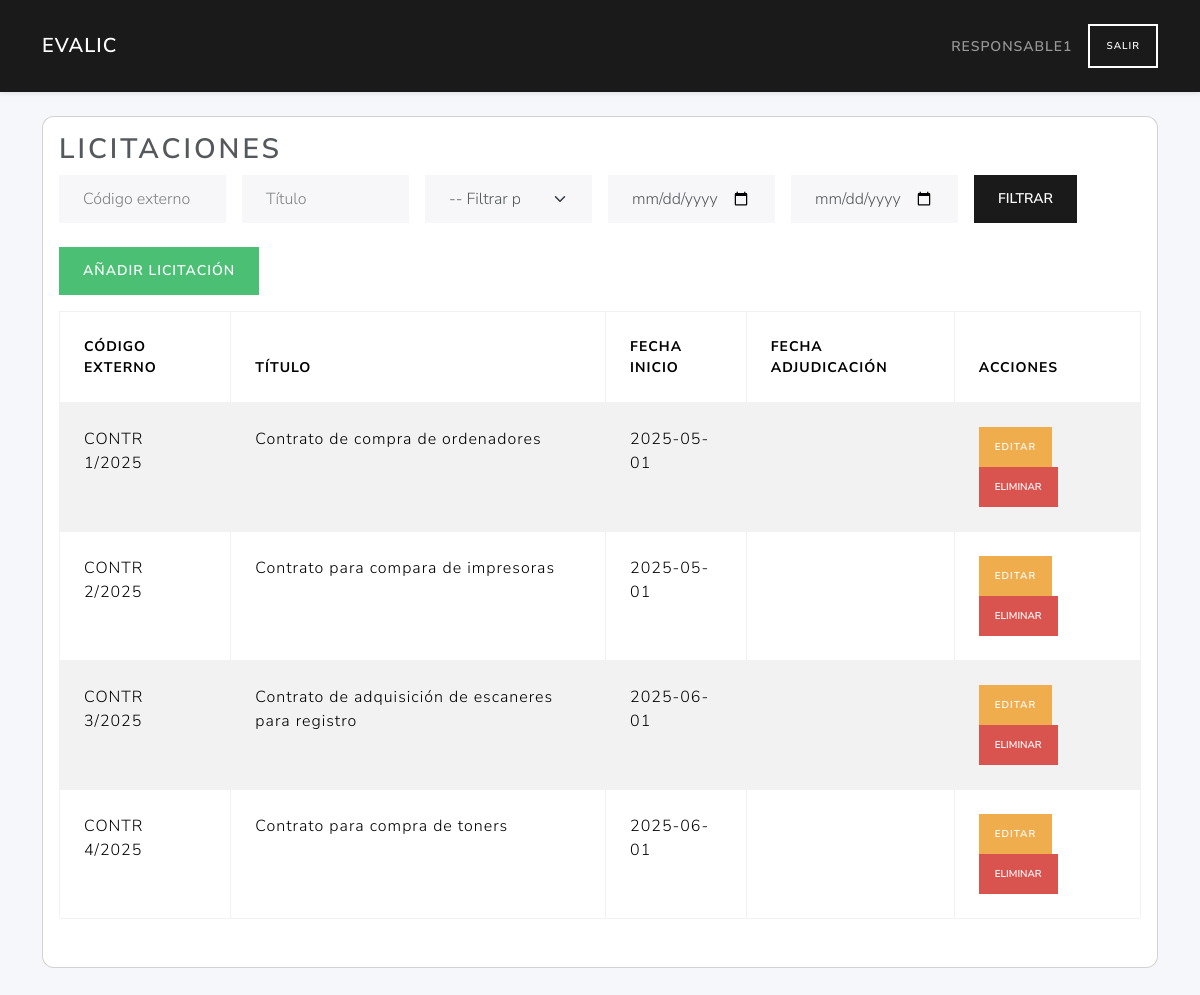
The page /licitaciones/ (signed in) on the database as committed earlier.
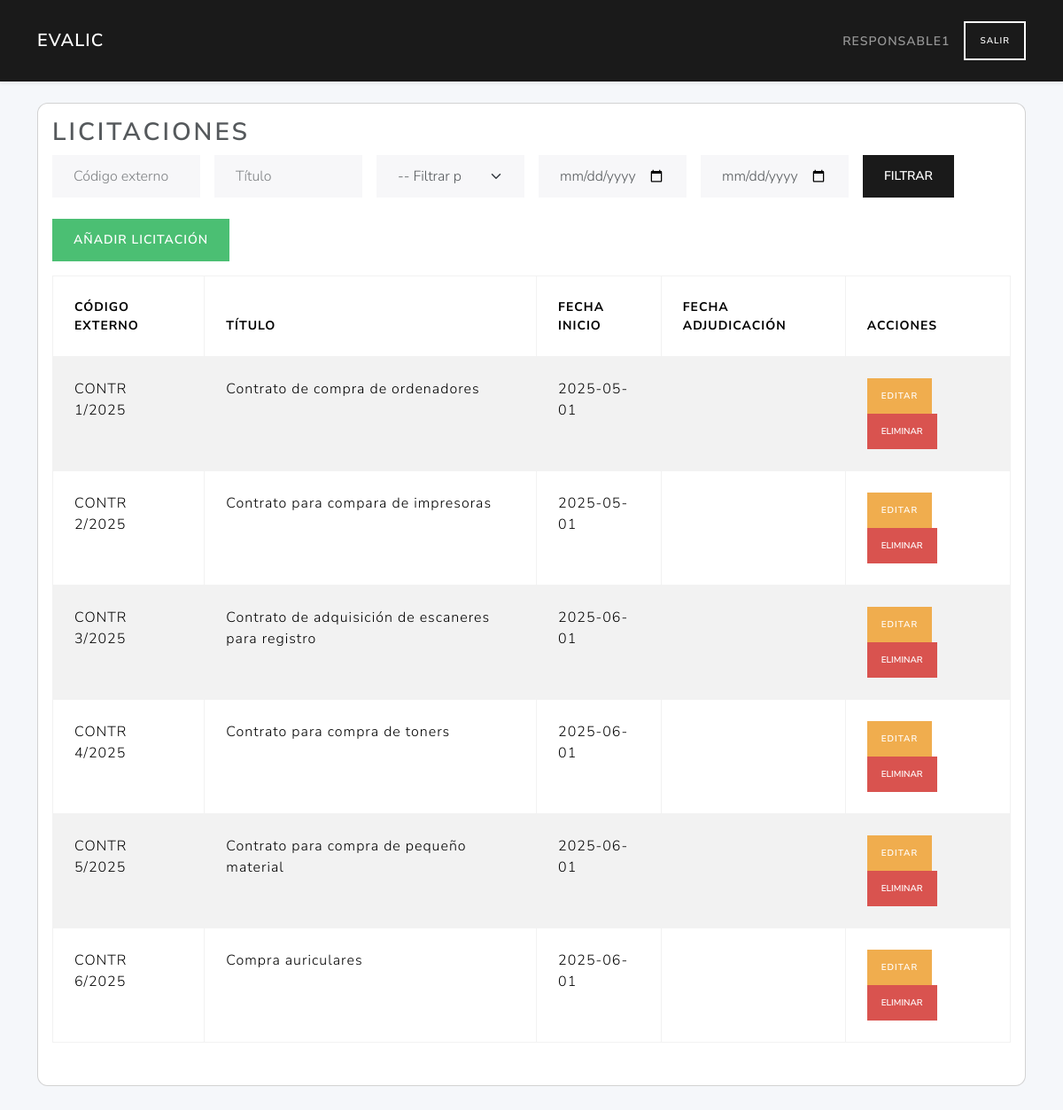
The same page on the database as committed later.
### tables this page shows
CREATE TABLE licitaciones (
        id INTEGER PRIMARY KEY AUTOINCREMENT,
        user_id INTEGER NOT NULL,
        external_id TEXT NOT NULL,
        title TEXT NOT NULL,
        description TEXT,
        fecha_inicio TEXT NOT NULL,
        fecha_adjudicacion TEXT,
        FOREIGN KEY (user_id) REFERENCES users(id)
    );

### routes/licitaciones_routes.py (the view, shortened to what this page needs)
@licitaciones_bp.route('/', methods=('GET',))
def index():
    if 'user_id' not in session or session.get('role_id') != 2:
        return redirect(url_for('auth.login'))
    db = get_db(current_app)
    user_id = session.get('user_id')
    lic_rows = list_licitaciones(db)
    licitaciones = [l for l in lic_rows if l['user_id'] == user_id]
    external_id  = request.args.get('external_id', '').strip()
    title        = request.args.get('title', '').strip()
    fecha_tipo   = request.args.get('fecha_tipo', '')
    fecha_desde  = request.args.get('fecha_desde', '')
    fecha_hasta  = request.args.get('fecha_hasta', '')
    if external_id:
       licitaciones = [
           l for l in licitaciones
           if external_id.lower() in (l['external_id'] or '').lower()
       ]
    if title:
       licitaciones = [
           l for l in licitaciones
           if title.lower() in (l['title'] or '').lower()
       ]
    page = request.args.get('page', 1, type=int)
    per_page = current_app.config.get('LIC_PER_PAGE', 10)
    total = len(licitaciones)
    total_pages = ceil(total / per_page) if total else 1
    start = (page - 1) * per_page
    end = start + per_page
    licitaciones = licitaciones[start:end]
    responsable_id = get_role_id(db, 'responsable')
    is_responsable = session.get('role_id') == responsable_id
    return render_template(
        'licitaciones/index.html',
        licitaciones=licitaciones,
        is_responsable=is_responsable,
        total_pages=total_pages,
        current_page=page,
        request=request
    )

### app.py (called while the page is built)
def create_app():
    app = Flask(__name__)
    app.permanent_session_lifetime = timedelta(hours=1)  # Sesión permanente por 1 hora
    app.config.from_object(Config)
    @app.context_processor
    def utility_processor():
        from flask import request, url_for
        def url_for_other_page(page):
            args = request.args.copy()
            args['page'] = page
            return url_for('licitaciones.index', **args)
        return dict(url_for_other_page=url_for_other_page)
    app.teardown_appcontext(close_connection)
    with app.app_context():
        init_db(app)
    app.register_blueprint(auth_bp)
    app.register_blueprint(user_bp)
    app.register_blueprint(licitaciones_bp)
    app.register_blueprint(ofertas_bp)
    app.register_blueprint(licitantes_bp)
    app.register_blueprint(evaluador_bp)
    app.register_blueprint(criterios_bp)
    return app

### models/dao.py (called while the page is built)
def close_connection(exception):
    db = getattr(g, '_database', None)
    if db is not None:
        db.close()

def get_role_id(db, description):
    row = db.execute(
        "SELECT id FROM roles WHERE LOWER(description)=LOWER(?)",
        (description,)
    ).fetchone()
    return row['id'] if row else None

### templates/licitaciones/index.html (shortened to what this page needs)
{% extends 'base.html' %}
{% block content %}
<div class="card mb-4">
  <div class="card-body">
    <h2 class="card-title">Licitaciones</h2>
    <form method="get" class="row g-3 mb-4 flex-nowrap">
      <div class="col-md-2">
        <input type="text" name="external_id" class="form-control" placeholder="Código externo" value="{{ request.args.get('external_id', '') }}">
      </div>
      <div class="col-md-2">
        <input type="text" name="title" class="form-control" placeholder="Título" value="{{ request.args.get('title', '') }}">
      </div>
      <div class="col-md-2">
        <select name="fecha_tipo" class="form-select">
          <option value="">-- Filtrar por fecha --</option>
        </select>
      </div>
      <div class="col-md-2">
        <input type="date" name="fecha_desde" class="form-control" value="{{ request.args.get('fecha_desde', '') }}">
      </div>
      <div class="col-md-2">
        <input type="date" name="fecha_hasta" class="form-control" value="{{ request.args.get('fecha_hasta', '') }}">
      </div>
      <div class="col-md-2">
        <button type="submit" class="btn btn-primary">Filtrar</button>
      </div>
    </form>
    <a href="{{ url_for('licitaciones.create_licitacion_route') }}" class="btn btn-success mb-3">Añadir licitación</a>
    <table class="table table-bordered table-striped">
      <thead>
        <tr>
          <th>Código externo</th>
          <th>Título</th>
          <th>Fecha inicio</th>
          <th>Fecha adjudicación</th>
          <th>Acciones</th>
        </tr>
      </thead>
      <tbody>
        {% for lic in licitaciones %}
        <tr>
          <td>{{ lic.external_id }}</td>
          <td>{{ lic.title }}</td>
          <td>{{ lic.fecha_inicio }}</td>
          <td>{{ lic.fecha_adjudicacion }}</td>
          <td>
            <a href="{{ url_for('licitaciones.edit_licitacion_route', lic_id=lic.id) }}" class="btn btn-sm btn-warning">Editar</a>
            {% if is_responsable %}
              <form action="{{ url_for('licitaciones.delete_licitacion_route', lic_id=lic.id) }}" method="post" style="display:inline-block;" onsubmit="return confirm('¿Estás seguro de que quieres eliminar esta licitación?');">
                <button type="submit" class="btn btn-danger btn-sm">Eliminar</button>
              </form>
            {% endif %}
          </td>
        </tr>
        {% endfor %}
      </tbody>
    </table>
  </div>
</div>
{% endblock %}

Rows that differ between the two databases and show on the page:
added licitaciones: external_id "CONTR 5/2025", title "Contrato para compra de pequeño material", fecha_inicio "2025-06-01"
added licitaciones: external_id "CONTR 6/2025", title "Compra auriculares", fecha_inicio "2025-06-01"
